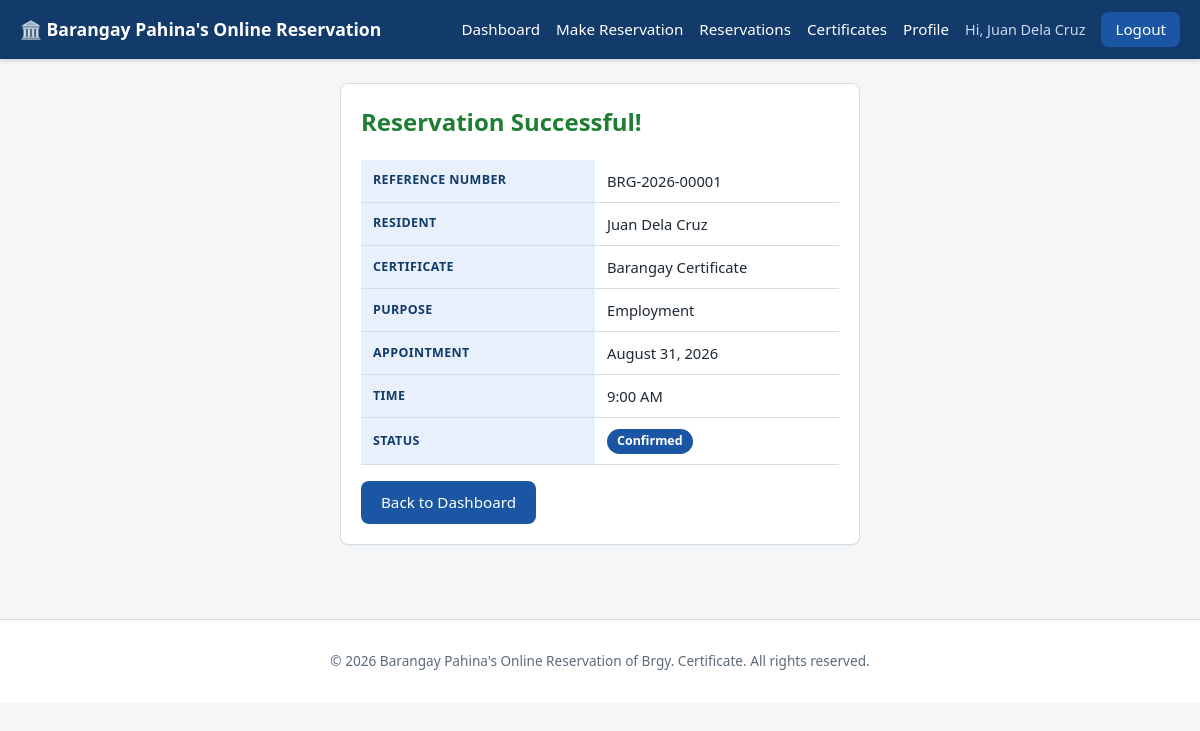
The app's page /resident/reservation-success.php?id=1 (signed in) with its own data.
### tables this page shows
CREATE TABLE reservations (
    id INT AUTO_INCREMENT PRIMARY KEY,
    reference_number VARCHAR(20) NOT NULL UNIQUE,
    resident_id INT NOT NULL,
    certificate_type VARCHAR(100) NOT NULL DEFAULT 'Barangay Certificate',
    purpose VARCHAR(150) NOT NULL,
    appointment_date DATE NOT NULL,
    appointment_time TIME NOT NULL,
    status ENUM('Pending','Confirmed','Completed','Cancelled','Rejected','No-show')
        NOT NULL DEFAULT 'Pending',
    created_at DATETIME NOT NULL DEFAULT CURRENT_TIMESTAMP,
    updated_at DATETIME NOT NULL DEFAULT CURRENT_TIMESTAMP ON UPDATE CURRENT_TIMESTAMP,
    FOREIGN KEY (resident_id) REFERENCES residents(id) ON DELETE CASCADE,
    INDEX idx_ref_number (reference_number),
    INDEX idx_appt_date_res (appointment_date)
);

CREATE TABLE residents (
    id INT AUTO_INCREMENT PRIMARY KEY,
    user_id INT NOT NULL,
    first_name VARCHAR(50) NOT NULL,
    middle_name VARCHAR(50) DEFAULT NULL,
    last_name VARCHAR(50) NOT NULL,
    date_of_birth DATE NOT NULL,
    address VARCHAR(255) NOT NULL,
    contact_number VARCHAR(20) NOT NULL,
    created_at DATETIME NOT NULL DEFAULT CURRENT_TIMESTAMP,
    updated_at DATETIME NOT NULL DEFAULT CURRENT_TIMESTAMP ON UPDATE CURRENT_TIMESTAMP,
    FOREIGN KEY (user_id) REFERENCES users(id) ON DELETE CASCADE,
    INDEX idx_resident_name (last_name, first_name),
    INDEX idx_contact (contact_number)
);

### resident/reservation-success.php (the view, shortened to what this page needs)
<?php
require_once __DIR__ . '/../config/database.php';
require_once __DIR__ . '/../includes/functions.php';
$resident = getResidentByUserId($pdo, $_SESSION['user_id']);
$id = (int)($_GET['id'] ?? 0);
$stmt = $pdo->prepare('SELECT * FROM reservations WHERE id = ? AND resident_id = ?');
$stmt->execute([$id, $resident['id']]);
$reservation = $stmt->fetch();
require_once __DIR__ . '/../includes/header.php';
?>
<div class="card" style="max-width:520px;margin:0 auto;">
    <h2 style="color:#1e7e34;">Reservation Successful!</h2>
    <table>
        <tr><th>Reference Number</th><td><?= h($reservation['reference_number']) ?></td></tr>
        <tr><th>Resident</th><td><?= h($resident['first_name'] . ' ' . $resident['last_name']) ?></td></tr>
        <tr><th>Certificate</th><td><?= h($reservation['certificate_type']) ?></td></tr>
        <tr><th>Purpose</th><td><?= h($reservation['purpose']) ?></td></tr>
        <tr><th>Appointment</th><td><?= formatDate($reservation['appointment_date']) ?></td></tr>
        <tr><th>Time</th><td><?= formatTime($reservation['appointment_time']) ?></td></tr>
        <tr><th>Status</th><td><?= statusBadge($reservation['status']) ?></td></tr>
    </table>
    <div class="btn-group" style="margin-top:16px;">
        <a class="btn" href="/barangay-system/resident/dashboard.php">Back to Dashboard</a>
    </div>
</div>
<?php require_once __DIR__ . '/../includes/footer.php'; ?>

### includes/functions.php (shortened to what this page needs)
<?php
function h(?string $value): string
{
    return htmlspecialchars($value ?? '', ENT_QUOTES, 'UTF-8');
}
function formatDate(?string $date): string
{
    $ts = strtotime($date);
    return $ts ? date('F j, Y', $ts) : $date;
}
function formatTime(?string $time): string
{
    $ts = strtotime($time);
    return $ts ? date('g:i A', $ts) : $time;
}
function statusBadge(string $status): string
{
    $map = [
        'Pending'   => 'badge-pending',
        'Confirmed' => 'badge-confirmed',
        'Completed' => 'badge-completed',
        'Cancelled' => 'badge-cancelled',
        'Rejected'  => 'badge-rejected',
        'No-show'   => 'badge-noshow',
    ];
    $class = $map[$status] ?? 'badge-pending';
    return '<span class="badge ' . $class . '">' . h($status) . '</span>';
}
function getResidentByUserId(PDO $pdo, int $userId): ?array
{
    $stmt = $pdo->prepare('SELECT * FROM residents WHERE user_id = ?');
    $stmt->execute([$userId]);
    $row = $stmt->fetch();
    return $row ?: null;
}

### css/style.css (style rules this page uses)
:root { --blue-dark: #123a6b; --blue: #1a56a3; --blue-light: #e8f0fb; --gray-light: #f4f6f8; --gray-border: #d6dce3; --text-dark: #1f2933; --text-muted: #5c6b7a; --white: #ffffff; --green: #1e7e34; --yellow: #a86b00; --red: #b02a2a; --radius: 8px; }
* { box-sizing: border-box; }
body { margin: 0; font-family: "Segoe UI", Arial, Helvetica, sans-serif; background: var(--gray-light); color: var(--text-dark); line-height: 1.5; }
a { color: var(--blue); text-decoration: none; }
.card { background: var(--white); border: 1px solid var(--gray-border); border-radius: var(--radius); padding: 20px; margin-bottom: 20px; box-shadow: 0 1px 2px rgba(0,0,0,0.04); }
.card h2, .card h3 { margin-top: 0; }
.btn { display: inline-block; padding: 10px 20px; background: var(--blue); color: var(--white); border: none; border-radius: var(--radius); font-size: 0.95rem; cursor: pointer; text-align: center; }
.btn-group { display: flex; gap: 8px; flex-wrap: wrap; }
.page-container table { width: 100%; border-collapse: collapse; background: var(--white); }
.page-container th, .page-container td { text-align: left; padding: 10px 12px; border-bottom: 1px solid var(--gray-border); font-size: 0.92rem; }
.page-container th { background: var(--blue-light); color: var(--blue-dark); text-transform: uppercase; font-size: 0.78rem; letter-spacing: 0.03em; }
.badge { display: inline-block; padding: 3px 10px; border-radius: 999px; font-size: 0.78rem; font-weight: 600; color: var(--white); }
.badge-confirmed { background: var(--blue); }

### records on screen
reservations: reference_number "BRG-2026-00001", certificate_type "Barangay Certificate", purpose "Employment", appointment_date "August 31, 2026", appointment_time "9:00 AM", status "Confirmed"
residents: first_name+last_name "Juan Dela Cruz"

### other values on screen
$_SESSION['display_name'] "Juan Dela Cruz"
